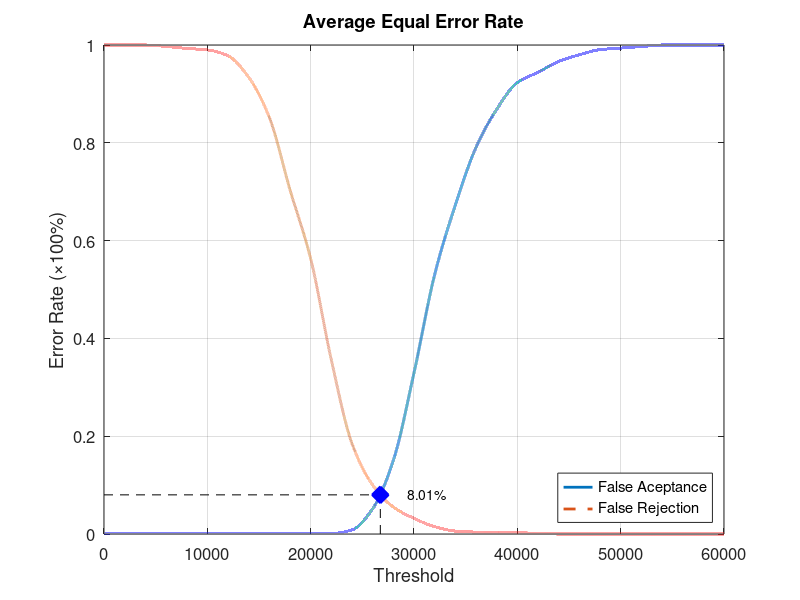
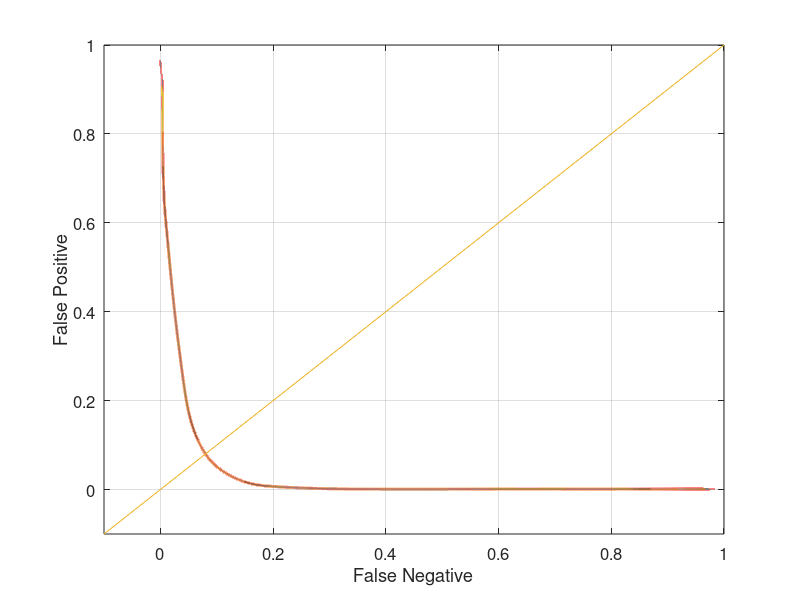

Recreate these plots in MATLAB, in order.
function yEER = Database2Average
close all;
clear;
clc;
x = 0:2000:60000;
xq = 0:0.5:60000;

y0 = [0 0.00105263 0.00105263 0.00105263 0.00105263 0.00105263 0.00105263 0.00105263 0.00105263 0.00105263 0.00105263 0.00105263 0.00842105 0.051579 0.150526 0.329474 0.530526 0.672632 0.790526 0.868421 0.923158 0.944211 0.966316 0.98 0.990526 0.993684 0.996842 1 1 1 1];
yy0 = interp1(x, y0, xq, 'pchip');
y1 = [1 1 1 0.997 0.993 0.99 0.978 0.934 0.852 0.704 0.563 0.356 0.185 0.1 0.055 0.032 0.015 0.006 0.004 0.004 0.003 0.001 0 0 0 0 0 0 0 0 0];
yy1 = interp1(x, y1, xq, 'pchip');

% Calculating EER: 
y2 = abs(y0 - y1);
find(y2 == min(y2))
yy2 = abs(yy0 - yy1);
xEER = find(yy2 == min(yy2));
xEERIndex = xq(xEER) % X-axis EER
yEER = yy0(xEER) % Y-axis EER

main = figure
plot(xq, yy0,'-','LineWidth', 2);	hold on
plot(xq, yy1,'--','LineWidth', 2);	hold on
plot([xEERIndex xEERIndex], [0 yEER], 'k--');	hold on
plot([0 xEERIndex], [yEER yEER], 'k--');	hold on
plot(xEERIndex, yEER, 'bx', 'LineWidth', 10);	hold on
text(xEERIndex + 10 * xEERIndex / 100, yEER, [num2str(round((10000 * yEER)) / 100) '%'])
legend('False Aceptance', 'False Rejection', 'Location', 'SouthEast')
xlabel('Threshold')
ylabel('Error Rate (\times100%)')
title('Average Equal Error Rate')
set(gca, 'FontSize', 12)
axis([0 60000 0 1])
grid on

print(main, 'Database2AverageMain', '-dpng');
FNRxFPR = figure('Color', [1 1 1]);
plot(yy1, yy0, '-', yy1, yy0, 'LineWidth', 2);
hold on
y = -0.1:0.1:1
plot(y, y); 
set(gca, 'FontSize', 12)
xlabel('False Negative')
ylabel('False Positive')
axis([-0.1 1 -0.1 1])
set(gca, 'FontSize', 12)
grid on

print(FNRxFPR, 'Database2AverageFNRxFPR','-dpng');
end
